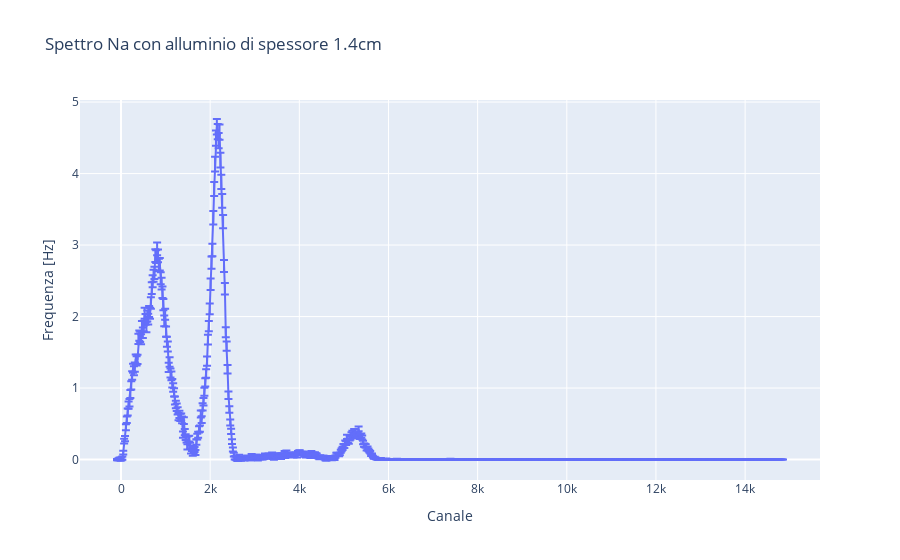

The notebook cell this image was saved under:
### Code cell
'''

    ARIA 1.4cm

'''

segnale_1_4cm = pd.read_csv(r'C:\Users\Black\Desktop\Esperimentazioni di Nucleare e Subnucleare\SiPM\Spettrometria Gamma\BGO\Aria\Data\1.4cm.csv', sep=' \t', engine='python')
channel_1_4 = np.array(segnale_1_4cm['Channel'])
counts_1_4 = np.array(segnale_1_4cm['Counts'])

# calculating frequency and removing background noise
N = 17
frequency_1_4 = frequency_converter(counts_1_4, time_signal=420)
background_1_4 = SNIP_algorithm(frequency_1_4[0], iterations=N)
frequency_1_4 = (frequency_1_4[0] - background_1_4, frequency_1_4[1])


# plot
fig = px.line(x=channel_1_4, y=frequency_1_4[0], error_y=frequency_1_4[1], title='Spettro Na con alluminio di spessore 1.4cm', labels={'x':'Canale', 'y':'Frequenza [Hz]'})
fig.show()


# fit
ls = LeastSquares(channel_1_4, frequency_1_4[0], frequency_1_4[1], func2)
m = Minuit(ls, A1=2000, mu1=2200, sigma1=200, A2=40, mu2=1780, sigma2=30)
ls.mask = (channel_1_4 > 1650) & (channel_1_4 < 2450)
m.limits = [(0, None), (0, None), (0, None), (0, 2000), (1500, 2000), (0, None)]
m.migrad()
m.hesse()
display(m)

freq_integral = []
channel_integral = []
integral_extremes = [1600, 2600]
for i in range(len(channel_1_4)):
    if channel_1_4[i] > integral_extremes[0] and channel_1_4[i] < integral_extremes[1]:
        freq_integral.append(frequency_1_4[0][i])
        channel_integral.append(channel_1_4[i])

print(f'Area picco con integrale trapezoidale: {np.trapz(freq_integral, channel_integral):.2f}')
print(f'Area picco con integrale fit: {m.values["A1"]:.2f} ± {m.errors["A1"]:.2f}')

intensità_511KeV.append(m.values['A1']+m.values['A2'])
intensità_trapz_511KeV.append(np.trapz(freq_integral, channel_integral))
err_intensità_511KeV.append(np.sqrt(m.errors['A1']**2+m.errors['A2']**2))

# calcolo errore sistematico DOWN
frequency_1_4 = frequency_converter(counts_1_4, time_signal=420)
background_1_4 = SNIP_algorithm(frequency_1_4[0], iterations=N+1)
frequency_1_4 = (frequency_1_4[0] - background_1_4, frequency_1_4[1])

ls = LeastSquares(channel_1_4, frequency_1_4[0], frequency_1_4[1], func2)
m = Minuit(ls, A1=2000, mu1=2200, sigma1=200, A2=40, mu2=1780, sigma2=30)
ls.mask = (channel_1_4 > 1650) & (channel_1_4 < 2450)
m.migrad()
m.hesse()
display(m)

area_down = m.values['A1'] + m.values['A2']
print(f'Area picco con integrale fit: {area_down:.2f}')

# calcolo errore sistematico UP
frequency_1_4 = frequency_converter(counts_1_4, time_signal=420)
background_1_4 = SNIP_algorithm(frequency_1_4[0], iterations=N-1)
frequency_1_4 = (frequency_1_4[0] - background_1_4, frequency_1_4[1])

ls = LeastSquares(channel_1_4, frequency_1_4[0], frequency_1_4[1], func2)
m = Minuit(ls, A1=2000, mu1=2200, sigma1=200, A2=40, mu2=1780, sigma2=30)
ls.mask = (channel_1_4 > 1650) & (channel_1_4 < 2450)
m.migrad()
m.hesse()
display(m)

area_up = m.values['A1'] + m.values['A2']
print(f'Area picco con integrale fit: {area_up:.2f}')

err_sistematico = abs(area_up - area_down)/2
err_sistematico_511KeV.append(err_sistematico)
print(f'Errore statistico: {m.errors["A1"]:.2f}')
print(f'Errore sistematico: {err_sistematico:.2f}')

### Figure 1 — Plotly figure (JSON) as saved in the notebook; plotly's stock layout.template omitted (floating-point values rounded to 4 significant figures; data arrays with more than 128 entries replaced by an {"elided": "..."} marker saying what was removed)
{"data": [{"error_y": {"array": {"elided": "748 float values"}}, "hovertemplate": "Canale=%{x}<br>Frequenza [Hz]=%{y}<extra></extra>", "legendgroup": "", "line": {"color": "#636efa", "dash": "solid"}, "marker": {"symbol": "circle"}, "mode": "lines", "name": "", "orientation": "v", "showlegend": false, "type": "scatter", "x": {"elided": "748 int values"}, "xaxis": "x", "y": {"elided": "748 float values"}, "yaxis": "y"}], "layout": {"legend": {"tracegroupgap": 0}, "title": {"text": "Spettro Na con alluminio di spessore 1.4cm"}, "xaxis": {"anchor": "y", "domain": [0, 1], "title": {"text": "Canale"}}, "yaxis": {"anchor": "x", "domain": [0, 1], "title": {"text": "Frequenza [Hz]"}}}}
